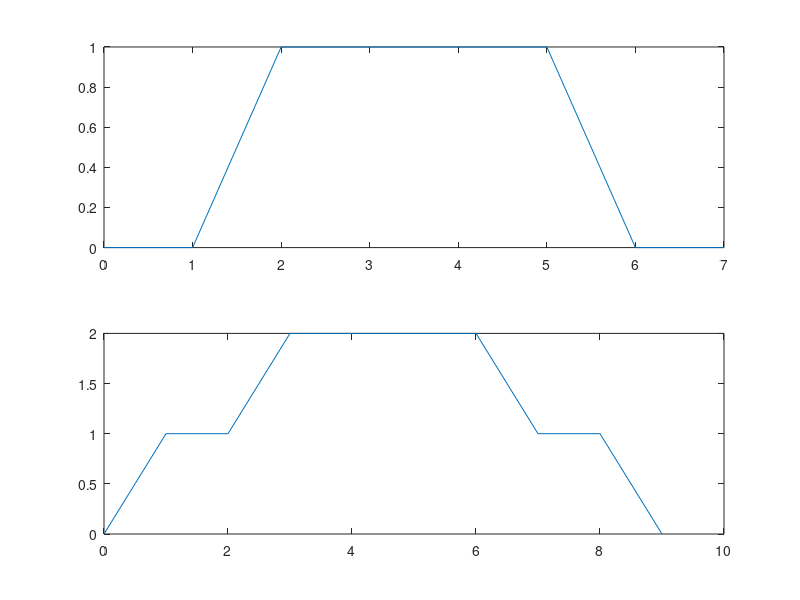

MATLAB code to generate this figure:
x1 = [0 0 1 1 1 1 0 0];
t = 0:1:7;

subplot(211);
plot(t,x1);


x2 = [0 1 1 2 2 2 2 1 1 0];
t = 0:1:9;

subplot(212)
plot(t,x2);